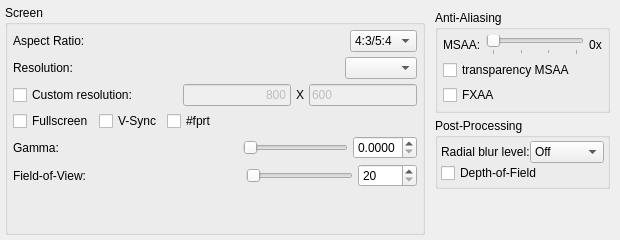
            <widget class="QWidget" name="tabGFX_Screen">
             <attribute name="icon">
              <iconset resource="tab_icons.qrc">
               <normaloff>:/tab_icons/tab_screen.png</normaloff>:/tab_icons/tab_screen.png</iconset>
             </attribute>
             <attribute name="title">
              <string>Screen</string>
             </attribute>
             <layout class="QHBoxLayout" name="horizontalLayout_40">
              <property name="spacing">
               <number>5</number>
              </property>
              <property name="leftMargin">
               <number>5</number>
              </property>
              <property name="topMargin">
               <number>5</number>
              </property>
              <property name="rightMargin">
               <number>5</number>
              </property>
              <property name="bottomMargin">
               <number>5</number>
              </property>
              <item>
               <widget class="QGroupBox" name="grpScreenRes">
                <property name="locale">
                 <locale language="English" country="UnitedStates"/>
                </property>
                <property name="title">
                 <string>Screen</string>
                </property>
                <layout class="QVBoxLayout" name="verticalLayout_21">
                 <property name="spacing">
                  <number>5</number>
                 </property>
                 <property name="leftMargin">
                  <number>5</number>
                 </property>
                 <property name="topMargin">
                  <number>5</number>
                 </property>
                 <property name="rightMargin">
                  <number>5</number>
                 </property>
                 <property name="bottomMargin">
                  <number>5</number>
                 </property>
                 <item>
                  <layout class="QHBoxLayout" name="horizontalLayout_34">
                   <item>
                    <widget class="QLabel" name="lblAspect">
                     <property name="locale">
                      <locale language="English" country="UnitedStates"/>
                     </property>
                     <property name="text">
                      <string>Aspect Ratio:</string>
                     </property>
                    </widget>
                   </item>
                   <item>
                    <spacer name="horizontalSpacer_32">
                     <property name="orientation">
                      <enum>Qt::Horizontal</enum>
                     </property>
                     <property name="sizeHint" stdset="0">
                      <size>
                       <width>40</width>
                       <height>20</height>
                      </size>
                     </property>
                    </spacer>
                   </item>
                   <item>
                    <widget class="QComboBox" name="cmbAspect">
                     <property name="maximumSize">
                      <size>
                       <width>70</width>
                       <height>16777215</height>
                      </size>
                     </property>
                     <property name="locale">
                      <locale language="English" country="UnitedStates"/>
                     </property>
                     <item>
                      <property name="text">
                       <string notr="true">4:3/5:4</string>
                      </property>
                     </item>
                     <item>
                      <property name="text">
                       <string notr="true">16:9</string>
                      </property>
                     </item>
                     <item>
                      <property name="text">
                       <string notr="true">16:10</string>
                      </property>
                     </item>
                    </widget>
                   </item>
                  </layout>
                 </item>
                 <item>
                  <layout class="QHBoxLayout" name="horizontalLayout_33">
                   <item>
                    <widget class="QLabel" name="lblScreenRes">
                     <property name="locale">
                      <locale language="English" country="UnitedStates"/>
                     </property>
                     <property name="text">
                      <string>Resolution:</string>
                     </property>
                    </widget>
                   </item>
                   <item>
                    <spacer name="horizontalSpacer_7">
                     <property name="orientation">
                      <enum>Qt::Horizontal</enum>
                     </property>
                     <property name="sizeHint" stdset="0">
                      <size>
                       <width>40</width>
                       <height>20</height>
                      </size>
                     </property>
                    </spacer>
                   </item>
                   <item>
                    <widget class="QComboBox" name="cmbScreenRes">
                     <property name="locale">
                      <locale language="English" country="UnitedStates"/>
                     </property>
                    </widget>
                   </item>
                  </layout>
                 </item>
                 <item>
                  <layout class="QHBoxLayout" name="horizontalLayout_29">
                   <item>
                    <widget class="QCheckBox" name="ckbUseCustom">
                     <property name="locale">
                      <locale language="English" country="UnitedStates"/>
                     </property>
                     <property name="text">
                      <string>Custom resolution:</string>
                     </property>
                    </widget>
                   </item>
                   <item>
                    <spacer name="horizontalSpacer_37">
                     <property name="orientation">
                      <enum>Qt::Horizontal</enum>
                     </property>
                     <property name="sizeHint" stdset="0">
                      <size>
                       <width>40</width>
                       <height>20</height>
                      </size>
                     </property>
                    </spacer>
                   </item>
                   <item>
                    <widget class="QLineEdit" name="txtScreenResW">
                     <property name="enabled">
                      <bool>false</bool>
                     </property>
                     <property name="sizePolicy">
                      <sizepolicy hsizetype="Minimum" vsizetype="Fixed">
                       <horstretch>0</horstretch>
                       <verstretch>0</verstretch>
                      </sizepolicy>
                     </property>
                     <property name="minimumSize">
                      <size>
                       <width>25</width>
                       <height>0</height>
                      </size>
                     </property>
                     <property name="locale">
                      <locale language="English" country="UnitedStates"/>
                     </property>
                     <property name="text">
                      <string>800</string>
                     </property>
                     <property name="maxLength">
                      <number>5</number>
                     </property>
                     <property name="alignment">
                      <set>Qt::AlignRight|Qt::AlignTrailing|Qt::AlignVCenter</set>
                     </property>
                     <property name="readOnly">
                      <bool>false</bool>
                     </property>
                    </widget>
                   </item>
                   <item>
                    <widget class="QLabel" name="lblScreenResCross">
                     <property name="locale">
                      <locale language="English" country="UnitedStates"/>
                     </property>
                     <property name="text">
                      <string notr="true">X</string>
                     </property>
                     <property name="alignment">
                      <set>Qt::AlignCenter</set>
                     </property>
                    </widget>
                   </item>
                   <item>
                    <widget class="QLineEdit" name="txtScreenResH">
                     <property name="enabled">
                      <bool>false</bool>
                     </property>
                     <property name="sizePolicy">
                      <sizepolicy hsizetype="Minimum" vsizetype="Fixed">
                       <horstretch>0</horstretch>
                       <verstretch>0</verstretch>
                      </sizepolicy>
                     </property>
                     <property name="minimumSize">
                      <size>
                       <width>25</width>
                       <height>0</height>
                      </size>
                     </property>
                     <property name="locale">
                      <locale language="English" country="UnitedStates"/>
                     </property>
                     <property name="text">
                      <string>600</string>
                     </property>
                     <property name="maxLength">
                      <number>5</number>
                     </property>
                     <property name="frame">
                      <bool>true</bool>
                     </property>
                     <property name="readOnly">
                      <bool>false</bool>
                     </property>
                    </widget>
                   </item>
                  </layout>
                 </item>
                 <item>
                  <layout class="QHBoxLayout" name="horizontalLayout_30">
                   <item>
                    <widget class="QCheckBox" name="ckbScreenFuScr">
                     <property name="locale">
                      <locale language="English" country="UnitedStates"/>
                     </property>
                     <property name="text">
                      <string>Fullscreen</string>
                     </property>
                    </widget>
                   </item>
                   <item>
                    <widget class="QCheckBox" name="ckbVSync">
                     <property name="locale">
                      <locale language="English" country="UnitedStates"/>
                     </property>
                     <property name="text">
                      <string>V-Sync</string>
                     </property>
                    </widget>
                   </item>
                   <item>
                    <widget class="QCheckBox" name="ckbFPRT">
                     <property name="toolTip">
                      <string>#fprt_t</string>
                     </property>
                     <property name="text">
                      <string>#fprt</string>
                     </property>
                    </widget>
                   </item>
                   <item>
                    <spacer name="horizontalSpacer_8">
                     <property name="orientation">
                      <enum>Qt::Horizontal</enum>
                     </property>
                     <property name="sizeHint" stdset="0">
                      <size>
                       <width>40</width>
                       <height>20</height>
                      </size>
                     </property>
                    </spacer>
                   </item>
                  </layout>
                 </item>
                 <item>
                  <layout class="QHBoxLayout" name="horizontalLayout_31">
                   <item>
                    <widget class="QLabel" name="lblGamma">
                     <property name="minimumSize">
                      <size>
                       <width>120</width>
                       <height>0</height>
                      </size>
                     </property>
                     <property name="locale">
                      <locale language="English" country="UnitedStates"/>
                     </property>
                     <property name="text">
                      <string>Gamma:</string>
                     </property>
                    </widget>
                   </item>
                   <item>
                    <spacer name="horizontalSpacer_38">
                     <property name="orientation">
                      <enum>Qt::Horizontal</enum>
                     </property>
                     <property name="sizeHint" stdset="0">
                      <size>
                       <width>40</width>
                       <height>20</height>
                      </size>
                     </property>
                    </spacer>
                   </item>
                   <item>
                    <widget class="QSlider" name="sldGamma">
                     <property name="locale">
                      <locale language="English" country="UnitedStates"/>
                     </property>
                     <property name="maximum">
                      <number>2000</number>
                     </property>
                     <property name="orientation">
                      <enum>Qt::Horizontal</enum>
                     </property>
                    </widget>
                   </item>
                   <item>
                    <widget class="QDoubleSpinBox" name="spnGamma">
                     <property name="locale">
                      <locale language="English" country="UnitedStates"/>
                     </property>
                     <property name="inputMethodHints">
                      <set>Qt::ImhFormattedNumbersOnly</set>
                     </property>
                     <property name="decimals">
                      <number>4</number>
                     </property>
                     <property name="maximum">
                      <double>2.000000000000000</double>
                     </property>
                    </widget>
                   </item>
                  </layout>
                 </item>
                 <item>
                  <layout class="QHBoxLayout" name="horizontalLayout_32">
                   <item>
                    <widget class="QLabel" name="lblFOV">
                     <property name="minimumSize">
                      <size>
                       <width>120</width>
                       <height>0</height>
                      </size>
                     </property>
                     <property name="toolTip">
                      <string>changes Field of view.
after changing it open the console in game and type &quot;fov &lt;value&gt;&quot; to apply it to your savegame. </string>
                     </property>
                     <property name="locale">
                      <locale language="English" country="UnitedStates"/>
                     </property>
                     <property name="text">
                      <string>Field-of-View:</string>
                     </property>
                    </widget>
                   </item>
                   <item>
                    <spacer name="horizontalSpacer_39">
                     <property name="orientation">
                      <enum>Qt::Horizontal</enum>
                     </property>
                     <property name="sizeHint" stdset="0">
                      <size>
                       <width>40</width>
                       <height>20</height>
                      </size>
                     </property>
                    </spacer>
                   </item>
                   <item>
                    <widget class="QSlider" name="sldFOV">
                     <property name="toolTip">
                      <string>changes Field of view.
after changing it open the console in game and type &quot;fov &lt;value&gt;&quot; to apply it to your savegame. </string>
                     </property>
                     <property name="locale">
                      <locale language="English" country="UnitedStates"/>
                     </property>
                     <property name="minimum">
                      <number>20</number>
                     </property>
                     <property name="maximum">
                      <number>140</number>
                     </property>
                     <property name="orientation">
                      <enum>Qt::Horizontal</enum>
                     </property>
                    </widget>
                   </item>
                   <item>
                    <widget class="QSpinBox" name="spnFOV">
                     <property name="minimumSize">
                      <size>
                       <width>59</width>
                       <height>0</height>
                      </size>
                     </property>
                     <property name="toolTip">
                      <string>changes Field of view.
after changing it open the console in game and type &quot;fov &lt;value&gt;&quot; to apply it to your savegame. </string>
                     </property>
                     <property name="locale">
                      <locale language="English" country="UnitedStates"/>
                     </property>
                     <property name="minimum">
                      <number>20</number>
                     </property>
                     <property name="maximum">
                      <number>140</number>
                     </property>
                    </widget>
                   </item>
                  </layout>
                 </item>
                 <item>
                  <spacer name="verticalSpacer_12">
                   <property name="orientation">
                    <enum>Qt::Vertical</enum>
                   </property>
                   <property name="sizeHint" stdset="0">
                    <size>
                     <width>20</width>
                     <height>40</height>
                    </size>
                   </property>
                  </spacer>
                 </item>
                </layout>
               </widget>
              </item>
              <item>
               <layout class="QVBoxLayout" name="verticalLayout_37">
                <property name="spacing">
                 <number>5</number>
                </property>
                <property name="leftMargin">
                 <number>5</number>
                </property>
                <property name="topMargin">
                 <number>5</number>
                </property>
                <property name="rightMargin">
                 <number>5</number>
                </property>
                <property name="bottomMargin">
                 <number>5</number>
                </property>
                <item>
                 <widget class="QGroupBox" name="grpAA">
                  <property name="locale">
                   <locale language="English" country="UnitedStates"/>
                  </property>
                  <property name="title">
                   <string>Anti-Aliasing</string>
                  </property>
                  <layout class="QVBoxLayout" name="verticalLayout_13">
                   <property name="spacing">
                    <number>5</number>
                   </property>
                   <property name="leftMargin">
                    <number>5</number>
                   </property>
                   <property name="topMargin">
                    <number>5</number>
                   </property>
                   <property name="rightMargin">
                    <number>5</number>
                   </property>
                   <property name="bottomMargin">
                    <number>5</number>
                   </property>
                   <item>
                    <layout class="QHBoxLayout" name="horizontalLayout_51">
                     <item>
                      <widget class="QLabel" name="lblMSAA">
                       <property name="toolTip">
                        <string>reduces aliasing effects by sampling a pixel multiple times.</string>
                       </property>
                       <property name="locale">
                        <locale language="English" country="UnitedStates"/>
                       </property>
                       <property name="text">
                        <string>MSAA:</string>
                       </property>
                      </widget>
                     </item>
                     <item>
                      <widget class="QSlider" name="sldAA">
                       <property name="toolTip">
                        <string>reduces aliasing effects by sampling a pixel multiple times.</string>
                       </property>
                       <property name="locale">
                        <locale language="English" country="UnitedStates"/>
                       </property>
                       <property name="maximum">
                        <number>3</number>
                       </property>
                       <property name="orientation">
                        <enum>Qt::Horizontal</enum>
                       </property>
                       <property name="tickPosition">
                        <enum>QSlider::TicksBelow</enum>
                       </property>
                       <property name="tickInterval">
                        <number>1</number>
                       </property>
                      </widget>
                     </item>
                     <item>
                      <widget class="QLabel" name="lblMSAAIndi">
                       <property name="toolTip">
                        <string>reduces aliasing effects by sampling a pixel multiple times.</string>
                       </property>
                       <property name="locale">
                        <locale language="English" country="UnitedStates"/>
                       </property>
                       <property name="text">
                        <string notr="true">0x</string>
                       </property>
                       <property name="alignment">
                        <set>Qt::AlignCenter</set>
                       </property>
                      </widget>
                     </item>
                    </layout>
                   </item>
                   <item>
                    <layout class="QVBoxLayout" name="verticalLayout_23">
                     <item>
                      <widget class="QCheckBox" name="ckbTransAA">
                       <property name="toolTip">
                        <string>&lt;!DOCTYPE HTML PUBLIC &quot;-//W3C//DTD HTML 4.0//EN&quot; &quot;http://www.w3.org/TR/REC-html40/strict.dtd&quot;&gt;
&lt;html&gt;&lt;head&gt;&lt;meta name=&quot;qrichtext&quot; content=&quot;1&quot; /&gt;&lt;style type=&quot;text/css&quot;&gt;
p, li { white-space: pre-wrap; }
&lt;/style&gt;&lt;/head&gt;&lt;body style=&quot; font-family:'MS Shell Dlg 2'; font-size:8.25pt; font-weight:400; font-style:normal;&quot;&gt;
&lt;p style=&quot; margin-top:0px; margin-bottom:0px; margin-left:0px; margin-right:0px; -qt-block-indent:0; text-indent:0px;&quot;&gt;toggles whether alpha-mapped textures should be multi-sampled too or not.&lt;/p&gt;
&lt;p style=&quot;-qt-paragraph-type:empty; margin-top:0px; margin-bottom:0px; margin-left:0px; margin-right:0px; -qt-block-indent:0; text-indent:0px;&quot;&gt;&lt;/p&gt;
&lt;p style=&quot; margin-top:0px; margin-bottom:0px; margin-left:0px; margin-right:0px; -qt-block-indent:0; text-indent:0px;&quot;&gt;&lt;span style=&quot; font-weight:600;&quot;&gt;For ATI/AMD Users:&lt;/span&gt; Make sure to set Super-Sampling in CCC as AA-Mode&lt;/p&gt;&lt;/body&gt;&lt;/html&gt;</string>
                       </property>
                       <property name="locale">
                        <locale language="English" country="UnitedStates"/>
                       </property>
                       <property name="text">
                        <string>transparency MSAA</string>
                       </property>
                      </widget>
                     </item>
                     <item>
                      <widget class="QCheckBox" name="ckbFXAA">
                       <property name="locale">
                        <locale language="English" country="UnitedStates"/>
                       </property>
                       <property name="text">
                        <string>FXAA</string>
                       </property>
                      </widget>
                     </item>
                    </layout>
                   </item>
                  </layout>
                 </widget>
                </item>
                <item>
                 <widget class="QGroupBox" name="grpPP">
                  <property name="locale">
                   <locale language="English" country="UnitedStates"/>
                  </property>
                  <property name="title">
                   <string>Post-Processing</string>
                  </property>
                  <layout class="QVBoxLayout" name="verticalLayout_24">
                   <property name="spacing">
                    <number>0</number>
                   </property>
                   <property name="leftMargin">
                    <number>3</number>
                   </property>
                   <property name="topMargin">
                    <number>3</number>
                   </property>
                   <property name="rightMargin">
                    <number>3</number>
                   </property>
                   <property name="bottomMargin">
                    <number>3</number>
                   </property>
                   <item>
                    <layout class="QHBoxLayout" name="horizontalLayout_50">
                     <item>
                      <widget class="QLabel" name="lblRadBlur">
                       <property name="locale">
                        <locale language="English" country="UnitedStates"/>
                       </property>
                       <property name="text">
                        <string>Radial blur level:</string>
                       </property>
                      </widget>
                     </item>
                     <item>
                      <widget class="QComboBox" name="cmbRadBlurLev">
                       <property name="locale">
                        <locale language="English" country="UnitedStates"/>
                       </property>
                       <item>
                        <property name="text">
                         <string>Off</string>
                        </property>
                       </item>
                       <item>
                        <property name="text">
                         <string>Low</string>
                        </property>
                       </item>
                       <item>
                        <property name="text">
                         <string>Medium</string>
                        </property>
                       </item>
                       <item>
                        <property name="text">
                         <string>High</string>
                        </property>
                       </item>
                       <item>
                        <property name="text">
                         <string>Ultra</string>
                        </property>
                       </item>
                      </widget>
                     </item>
                    </layout>
                   </item>
                   <item>
                    <widget class="QCheckBox" name="ckbDOF">
                     <property name="toolTip">
                      <string>generates a lens focus effekt.</string>
                     </property>
                     <property name="whatsThis">
                      <string/>
                     </property>
                     <property name="locale">
                      <locale language="English" country="UnitedStates"/>
                     </property>
                     <property name="text">
                      <string>Depth-of-Field</string>
                     </property>
                    </widget>
                   </item>
                  </layout>
                 </widget>
                </item>
                <item>
                 <spacer name="verticalSpacer_2">
                  <property name="orientation">
                   <enum>Qt::Vertical</enum>
                  </property>
                  <property name="sizeHint" stdset="0">
                   <size>
                    <width>20</width>
                    <height>40</height>
                   </size>
                  </property>
                 </spacer>
                </item>
               </layout>
              </item>
             </layout>
            </widget>
